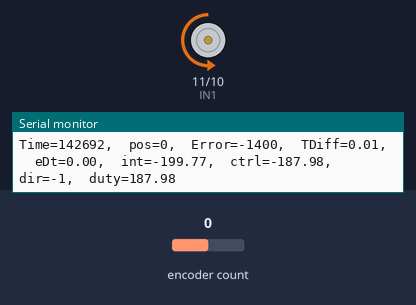
A sketch run on a simulated Arduino Uno, built with avr-gcc and run on an emulated ATmega328P. Parts: motor-driver pin pairs drawn as motors (green arrow = first pin HIGH = forward, orange = second pin HIGH = backward, longer = more drive, scaled by the enable pin), the last lines printed to the serial monitor. Inputs (shaded band) come from the test bench; at power-on: encoder count 0.

Above: at 0.15 s.
At 1.2 s:
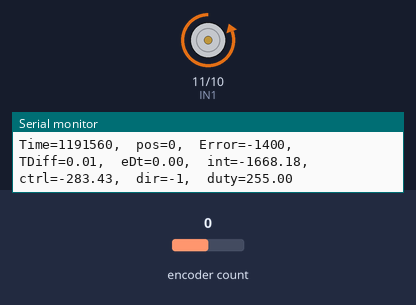
1.3 s: encoder count set to 1
4.3 s: encoder count set to 2
Timing chart, 0 to 7.3 s (numbered marks = the images above; inputs shaded):
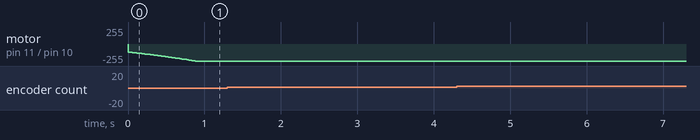

The sketch:

motor_PID_encoder_v2.ino
```cpp
#include <Encoder.h>
#include <math.h>

#define IN1 11 // motor should rotate cw
#define IN2 10 // motor should rotate ccw
#define pwmpin 9
#define lower_limit 0
#define upper_limit 255
///////////////////////////
bool motor_state , target_is_reached;
int dir;
///////////////////////////////////
unsigned long prevT;
long eprev;  long currT;  long e ;
 float u ;  float pwr ;   float deltaT ;   float dedt ;  float eintegral;
/////////////////////////////////////
Encoder myEnc(2, 3); // if rotated cw acording to motor you would see an positive increment. its active High while no rotation
///////////////////////////////////////////////
// PID parameters
//float kp = 0.1425, ki = 0.345 , kd = 0.00335;
float kp = 0.125, ki = 0.065 , kd = 0.020;
long Pos_Buffer ;
long target = 1400;
////////////////////////////////////////////////
void readEncoder(){
  long newPosition = myEnc.read();
  Pos_Buffer= newPosition/4;
}
/////////////////////////////////////////////

void compute(){

   currT = micros();

  // time difference
   deltaT = ( (float)(currT - prevT)  ) / (1.0e6);
  prevT = currT;

  // error
   e = Pos_Buffer - target;

  // derivative
   dedt = (e - eprev) / (deltaT);

  // integral
   eintegral = eintegral +(e * deltaT);

  // control signal
    u = kp * e + kd * dedt + ki * eintegral;
  // motor power
   pwr = fabs(u);
  if (pwr > upper_limit){ pwr = upper_limit; }

  // motor direction
   dir = 1;
  if (u < 0){ dir = -1;}
  if (e == 0){turn_off();   target_is_reached = true;}
  else{ turn_on();          target_is_reached = false; }

  // signal the motor
  setMotor(dir, pwr);

  // store previous error
  eprev = e;
}
void turn_off(){
  motor_state = 0;
   analogWrite(pwmpin, 0);
   digitalWrite(IN1, 0) ; analogWrite(pwmpin, 0);
   digitalWrite(IN2, 0) ; analogWrite(pwmpin, 0);
}
void turn_on(){
  motor_state = 1;
}

void setMotor(int dir, float pwmVal){
  pwmVal = constrain(pwmVal, lower_limit, upper_limit);
     if(pwmVal>0 && pwmVal <20){ TCCR1B &= TCCR1B & B11111000 | B00000101; }  // for PWM frequency of 30.64 Hz
else if (pwmVal>20 && pwmVal <75){TCCR1B = TCCR1B & B11111000 | B00000100;  } // for PWM frequency of 122.55 Hz
else if (pwmVal> 75 && pwmVal <128) {TCCR1B = TCCR1B & B11111000 | B00000011;}  // for PWM frequency of 490.20 Hz (The DEFAULT)
else if (pwmVal>128 && pwmVal<200) {TCCR1B = TCCR1B & B11111000 | B00000001; } // set timer 1 divisor to 1 for PWM frequency of 31k37255 Hz
else if (pwmVal>200 && pwmVal<255){TCCR1B = TCCR1B & B11111000 | B00000010;  } // for PWM frequency of 3k921.16 Hz


    analogWrite(pwmpin, pwmVal);
  if (dir == 1 && motor_state == 1) {
     digitalWrite(IN1, 1) ; analogWrite(IN1, pwmVal);
     digitalWrite(IN2, 0) ; analogWrite(IN2, 0);
  }
  else if (dir == -1 && motor_state == 1){
    digitalWrite(IN1, 0) ; analogWrite(IN1, 0);
     digitalWrite(IN2, 1) ; analogWrite(IN2, pwmVal);
  }
  else{
  digitalWrite(IN1, 0) ; analogWrite(IN1, 0);
    digitalWrite(IN1, 0) ; analogWrite(IN2, 0);
  }
}


/////////////////////////
void setup() {
  Serial.begin(115200);
  pinMode(pwmpin, OUTPUT);
  pinMode(IN1, OUTPUT);
  pinMode(IN2, OUTPUT);
}

void loop() {
  readEncoder();
  compute();
  if (target==Pos_Buffer) {
  turn_off();
  }


        Serial.print("Time=");Serial.print(currT);Serial.print(","); Serial.print("\t");
        Serial.print("pos=");Serial.print(Pos_Buffer); Serial.print(","); Serial.print("\t");
        Serial.print("Error=");Serial.print(e); Serial.print(","); Serial.print("\t");
        Serial.print("TDiff=");Serial.print(deltaT);Serial.print(",");  Serial.print("\t");
        Serial.print("eDt=");Serial.print(dedt);Serial.print(",");  Serial.print("\t");
        Serial.print("int=");Serial.print(eintegral);Serial.print(",");  Serial.print("\t");
        Serial.print("ctrl=");Serial.print(u); Serial.print(",");    Serial.print("\t");
        Serial.print("dir=");Serial.print(dir); Serial.print(",");    Serial.print("\t");
        Serial.print("duty=");Serial.print(pwr); Serial.print("\t\n");

}
```
